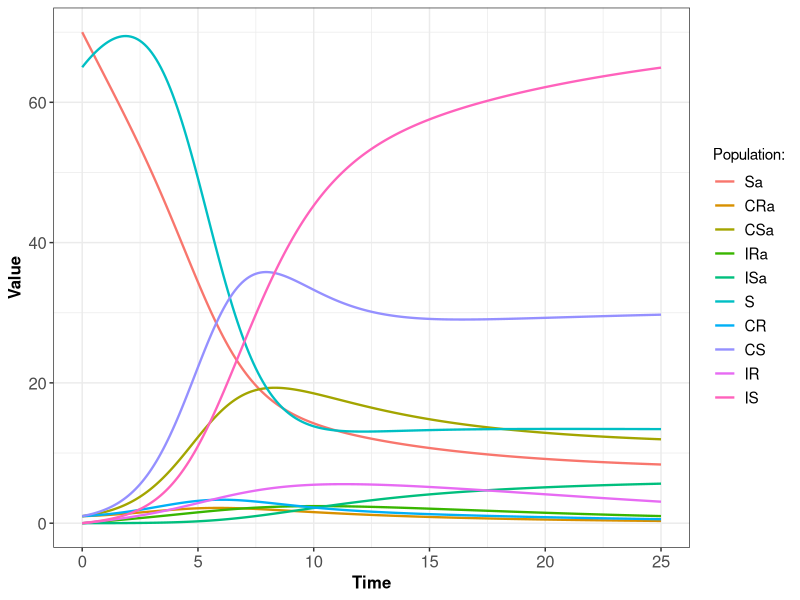

This figure's R source:

library(deSolve)
library(ggplot2)
library(reshape2)
library(dplyr)
# si les packages ne chargent pas, c'est qu'ils ne sont pas installés! Donc il faut faire install.packages("nomdupackage")

Resistance_model <- function(t, pop, param) {
  
  with(as.list(c(pop, param)), {
    
    
    N=Sa+CRa+CSa+IRa+ISa+S+CR+CS+IR+IS
    
    dSa <- -Sa*((beta*(1-c)*(CRa+IRa)/N)+(beta*c*(CR+IR)/N)+beta*(CSa+ISa+CS+IS)/N)+sigma*IRa+sigma*ISa-omega*Sa+teta*S+gamma*CRa+(gamma+alpha)*CSa
    dCRa <- Sa*((beta*(1-c)*(CRa+IRa)/N)+beta*c*(CR+IR)/N)-gamma*CRa-rhoRa*CRa-omega*CRa+teta*CR
    dCSa <- Sa*(beta*(CSa+ISa+CS+IS)/N)-(gamma+alpha)*CSa-rhoSa*CSa-omega*CSa+teta*CS
    dIRa <- rhoRa*CRa-sigma*IRa-omega*IRa+teta*IR
    dISa <- rhoSa*CSa-sigma*ISa-omega*ISa+teta*IS
    
    dS <- -S*((beta*(1-c)*(CRa+IRa)/N)+(beta*c*(CR+IR)/N)+beta*(CSa+ISa+CS+IS)/N)+sigma*IR+sigma*IS+omega*Sa-teta*S+gamma*CR+gamma*CS
    dCR <- S*((beta*(1-c)*(CRa+IRa)/N)+beta*c*(CR+IR)/N)-gamma*CR-rho*CR+omega*CRa-teta*CR
    dCS <- S*(beta*(CSa+ISa+CS+IS)/N)-gamma*CS-rho*CS+omega*CSa-teta*CS
    dIR <- rho*CR-sigma*IR+omega*IRa-teta*IR
    dIS <- rho*CS-sigma*IS+omega*ISa-teta*IS
    
    res<-c(dSa,dCRa,dCSa,dIRa,dISa,dS,dCR,dCS,dIR,dIS)
    
    list(res)
    
  })
  
}

# on défini les paramètres
beta=1
c=0.1
sigma=0.14
gamma=0.03
rho=0.35
rhoRa=0.3
rhoSa=0
teta=0.022
omega=0.1
alpha=0.5
dt=0.1
Tmax=25


# on défini les conditions initiales
Sa0=70
CRa0=1
CSa0=1
IRa0=0
ISa0=0

S0=65
CR0=1
CS0=1
IR0=0
IS0=0

# on créé les vecteurs à partir des différentes valeurs
Time=seq(from=0,to=Tmax,by=dt)
Init.cond=c(Sa=Sa0,CRa=CRa0,CSa=CSa0,IRa=IRa0,ISa=ISa0,S=S0,CR=CR0,CS=CS0,IR=IR0,IS=IS0) 
param=c(beta=beta,c=c,sigma=sigma,gamma=gamma,rho=rho,rhoRa=rhoRa,rhoSa=rhoSa,teta=teta,omega=omega,alpha=alpha)

# on utilise la fonction lsoda, avec as.data.frame() autour pour un output plus pratique
result <- as.data.frame(lsoda(Init.cond, Time, Resistance_model, param))


# méthode ggplot + reshape + joli
result %>%
  melt(id = "time") %>%
  ggplot() +
  geom_line(aes(time, value, colour = variable), linewidth = 0.8) +
  theme_bw() +
  theme(axis.text = element_text(size = 12),
        axis.title = element_text(size = 12, face = "bold"),
        legend.text = element_text(size = 11)) +
  labs(x = "Time", y = "Value", colour = "Population:")

# fonction pour enregistrer le plot (enregistre par défaut le dernier plot affiché)
# ggsave("nom_du_plot.png")


# creating a matrix with 0 rows 
# and columns 
# mat = matrix(ncol = 2, nrow = 4)
# colnames(mat)=c("rho","res")

# converting the matrix to data 
# frame
# df=data.frame(mat)
# df["rho"]<-c("rho=1","rho=2","rho=3","rho=4")
# 
# df[1,2]<-result[251,"ISa"]
# df[2,2]<-result[251,"ISa"]
# df[3,2]<-result[251,"ISa"]
# df[4,2]<-result[251,"ISa"]
# ggplot(data=df, aes(x=rho, y=res)) +
#   geom_bar(stat="identity", fill="steelblue")+
#   theme_minimal()

# ggplot(result, aes(x=time)) + 
#   geom_line(aes(y = ISa), color = "red", linetype=3) + 
#   geom_line(aes(y = IS), color="blue", linetype=3) 

# voir l'evolution du nombre de cas infectés souche suceptible avec antibiotique lorsque rhoSA varie
p<-ggplot(result, aes(x=time)) + geom_line(aes(y = ISa, color="rhoSa1"), linetype=3)
p<- p+geom_line(data=result, aes(y = ISa, color="rhoSa2"),color="red", linetype=3)  + labs(color="rhoSa")
